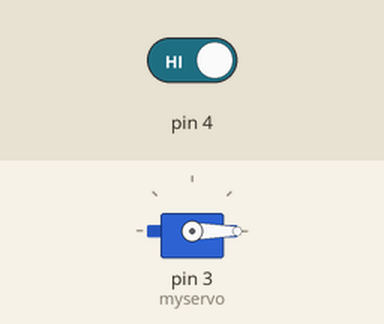
A sketch run on a simulated Arduino Uno, built with avr-gcc and run on an emulated ATmega328P. Shown: servo. Inputs (shaded band) come from the test bench; at power-on: pin 4 HIGH.

Above: at 1.2 s.
1.3 s: pin 4 driven LOW
At 1.6 s:
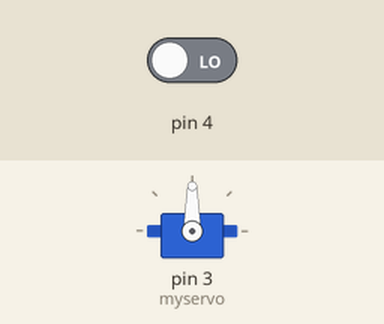
2.8 s: pin 4 driven HIGH
At 3.9 s:
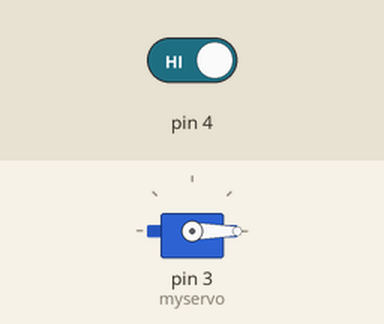
Timing chart, 0 to 5.8 s (numbered marks = the images above; inputs shaded):
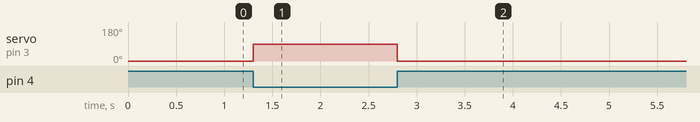

The sketch:

matrice_100_camera_trig.ino
```cpp
#include <Servo.h>
Servo myservo;  // create servo object to control a servo

int pos = 0;    // variable to store the servo position
int inVal = analogRead(A2);
int outVal = map(inVal, 0, 1023, 400, 4000);  //set trig. freg. between 2 last values
long previousMillis = 0;
long interval = 10000; //wait this time before starting to photograph


void setup() {
  myservo.attach(3);  // attaches the servo on pin 3 to the servo object
  pinMode(3, OUTPUT);
  pinMode(A2, INPUT);
}

void loop() {

unsigned long currentMillis = millis();
previousMillis = currentMillis;

while(digitalRead(4) ==LOW)
{
  unsigned long currentMillis = millis();
  digitalWrite(13, HIGH);
  myservo.write(90);

if(currentMillis - previousMillis > interval) {
    // save the last time you blinked the LED


  while(digitalRead(4) == LOW)

{
  digitalWrite(13, LOW);  //turns the led off
  int inVal = analogRead(A2);
 int outVal = map(inVal, 0, 1023, 300, 4000);  //set trig. freg. between 2 last values
  myservo.write(130);

  delay(outVal);

  myservo.write(90);
  digitalWrite(13, HIGH);  //turns the led on. blinks the led in same order as servo triggers

  delay(200);             //delay that the servo stays off the button
}
}
}
  digitalWrite(13, LOW);  //turns the led off
myservo.write(0);         //turns the servo to "unarmed" state

}
```

Measured:
- after the input at 1.3 s, servo on pin 3 (myservo): 0° → 90° at once
- after the input at 2.8 s, servo on pin 3 (myservo): 90° → 0° at once
